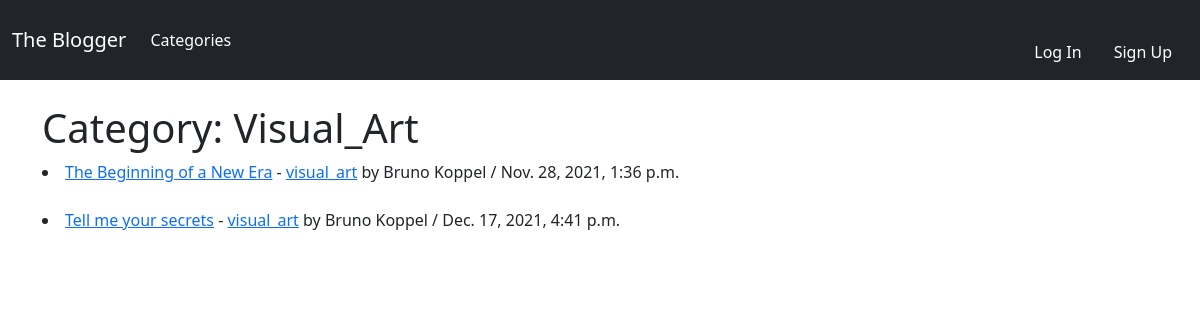
The app's page /category/visual_art/, older data.
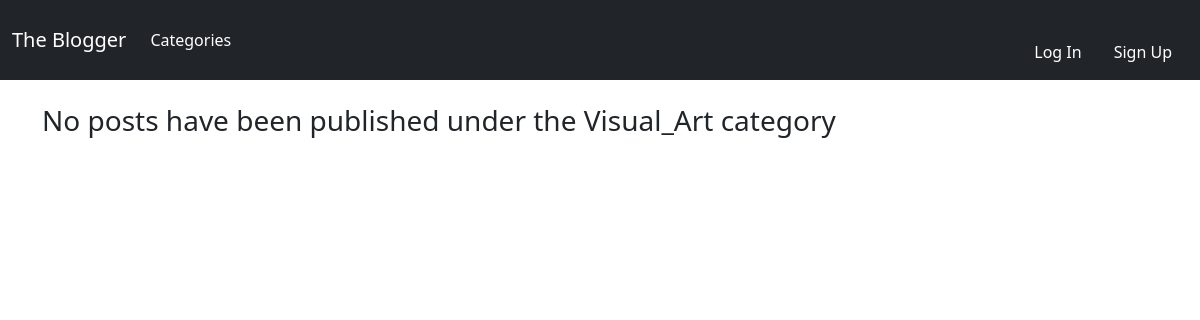
The same page, newer data.
### blogfeed/models.py (models this page shows, shortened)
class Post(models.Model):
    title = models.CharField(max_length=255)
    title_tag = models.CharField(max_length=255, default="the blogger")
    post_date = models.DateField(auto_now_add=True)
    header_image = models.ImageField(
        null=True, blank=True, upload_to="images/")
    author = models.ForeignKey(User, on_delete=models.CASCADE)
    body = RichTextField(blank=True, null=True)
    date_added = models.DateTimeField(auto_now_add=True)
    category = models.CharField(max_length=255, default='uncategorized')
    likes = models.ManyToManyField(User, related_name='blog_post')

### blogfeed/views.py (the view)
# urls.py: path('category/<str:category_name>/', CategoryView, name='category'),
def CategoryView(request, category_name):
    category_posts = Post.objects.filter(
        category=category_name.replace('-', ' '))
    return render(request, 'categories/categories.html', {'category_name': category_name.replace('-', ' ').title(), 'category_posts': category_posts})

### blogfeed/templates/categories/categories.html (shortened to what this page needs)
{% extends 'base.html' %}
{% block content %}
{% if category_posts %}
<h1>Category: {{ category_name }}</h1>
{% for post in category_posts %}
<li>
  <a href="{% url 'post_details' post.pk %}">{{ post.title }}</a>
  -
  <a href="{% url 'category' post.category %}">{{ post.category }}</a>
  by {{ post.author.first_name }} {{ post.author.last_name }} / {{ post.date_added }}
</li>
{% endfor%}
{% else %}
<h3> No posts have been published under the {{ category_name }} category </h3>
{% endif %}
{% endblock %}

Row changes from the older to the newer data that the page shows:
removed Post: title "The Beginning of a New Era", category "visual_art", author.first_name "Bruno", author.last_name "Koppel", date_added "Nov. 28, 2021, 1:36 p.m."
removed Post: title "Tell me your secrets", category "visual_art", author.first_name "Bruno", author.last_name "Koppel", date_added "Dec. 17, 2021, 4:41 p.m."
Text that changed along with them:
{{ category_name }}: (not shown) → "Visual_Art"
{{ category_name }}: "Visual_Art" → (not shown)
text no longer shown: "Category:"
text now shown: "No posts have been published under the category"
